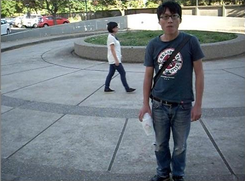
#> input picture images/inpainting/corrupt_images/walk_corrupt.png, 245 x 181 px
$ python magnification.py
#> lines starting #> are read from the running program, lines starting #| are printed output that depends on the picture
import numpy as np
import cv2 as cv
import math
from matplotlib import pyplot as plt


if __name__ == '__main__':

	iterations = 10000
	img = cv.imread('images/inpainting/corrupt_images/walk_corrupt.png', cv.IMREAD_COLOR)
#> img is the input picture: shape (181, 245, 3); mean B, G, R 129.3, 125.3, 116.9
	img = img.astype(float)
	mask = cv.imread('images/inpainting/masks/walk_mask.jpg',cv.IMREAD_GRAYSCALE)
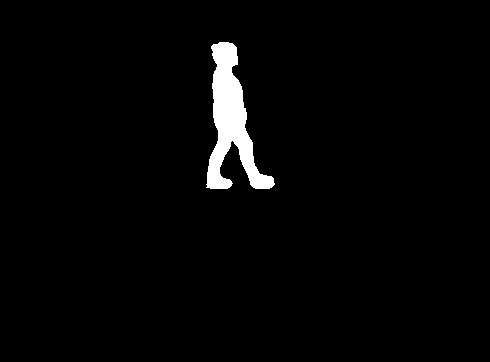
#> input picture images/inpainting/masks/walk_mask.jpg, 490 x 362 px
#> mask is the input picture: shape (362, 490); min 0, max 255, mean 6.1
	rows, cols, chans = img.shape
#> rows = 181; cols = 245; chans = 3
	for row in range(rows):
		for col in range(cols):
			if mask[row,col] != 0:
				for chan in range(chans):
					img[row,col,chan]=127
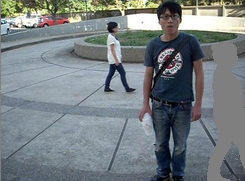
#> img: shape (181, 245, 3) float64; mean B, G, R 129.3, 126.1, 118.4
#> (the run stopped early here; a loop or call above may not have finished)
